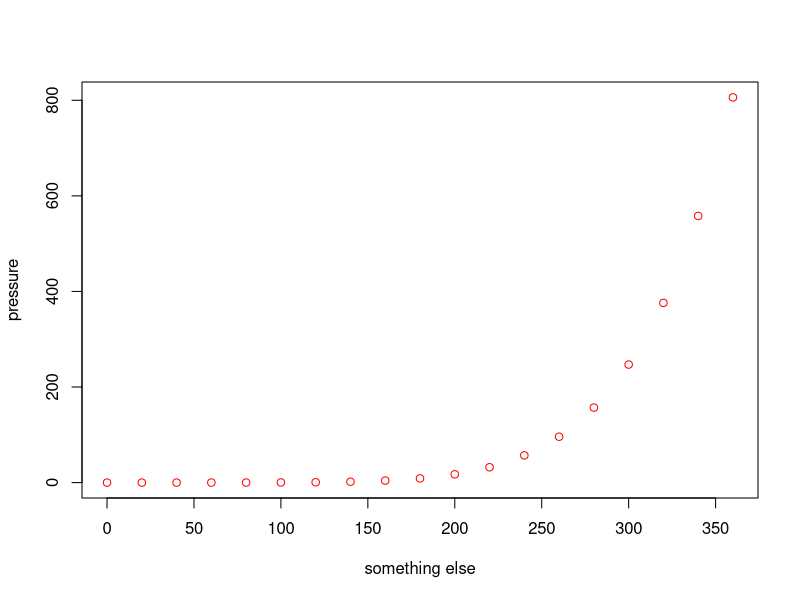

Write the R code that produced this figure.
## ---- chunk 1
knitr::opts_chunk$set(echo = TRUE)
## ---- chunk 2
summary(cars)
## ---- chunk 3
plot(pressure, xlab="something else", col="red")
